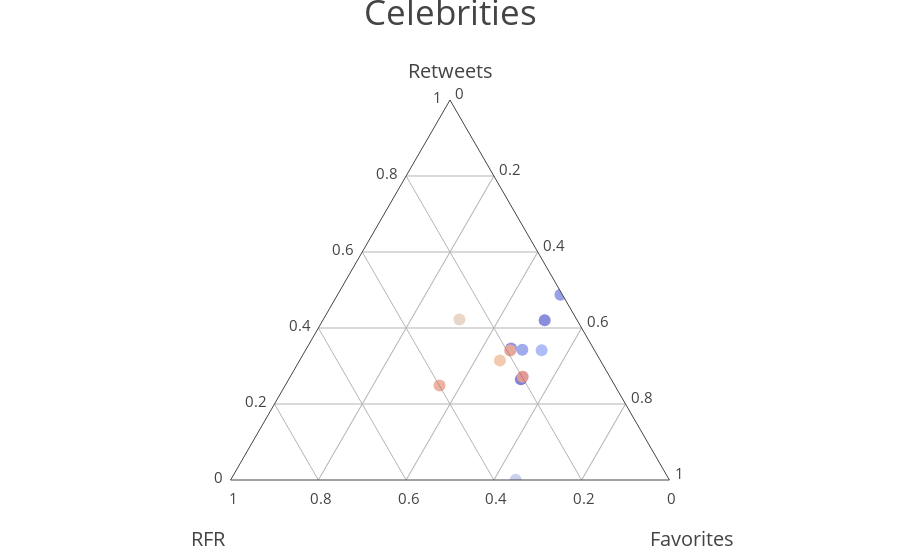

Notebook code cell kept with this figure:
### Code cell
tmp = normalized.groupby('screen_name').mean()
tmp['screen_name'] = tmp.index
tmp
ternary_plot(tmp)

### Figure 1 — Plotly figure (JSON) as saved in the notebook; plotly's stock layout.template omitted (floating-point values rounded to 4 significant figures)
{"data": [{"a": [0.3348, -0.1436, -0.2259, 0.914, -0.1951, 0.1517, -0.1056, -0.1168, -9.614e-05, -0.07225, 0.05887, -0.1251, -0.1615, -0.134, 0.1053, -0.0708, -0.2118, -0.1475, -0.01214, 0.005367], "b": [0.2602, -0.02536, -0.1227, 0.008622, -0.09307, 0.7642, -0.03719, -0.1071, -0.1014, -0.1046, -0.1054, -0.07917, 0.04146, -0.09767, -0.03216, -0.1136, -0.1195, -0.1076, 0.1453, -0.03736], "c": [0.6686, -0.1729, -0.3047, 0.9526, -0.2806, -0.2669, -0.1663, 0.1274, -0.1881, 0.01875, 0.2675, -0.0919, -0.2984, -0.1946, -0.07581, -0.1001, -0.29, -0.2875, 0.2209, 0.1898], "marker": {"autocolorscale": true, "color": [-1.623, -1.447, -1.271, -1.095, -0.9195, -0.7437, -0.5679, -0.3922, -0.2164, -0.04061, 0.1352, 0.3109, 0.4867, 0.6625, 0.8383, 1.014, 1.19, 1.366, 1.541, 1.717], "size": 12, "symbol": "o"}, "mode": "markers", "opacity": 0.5, "text": ["AnnaKendrick47", "Caitlyn_Jenner", "DrOz", "EmmaWatson", "GwynethPaltrow", "HereIsGina", "KevinSpacey", "KimKardashian", "LeoDiCaprio", "Oprah", "TheEllenShow", "TheRock", "_KrisJStewart", "charliesheen", "chelseahandler", "jimmyfallon", "lindsaylohan", "piersmorgan", "prattprattpratt", "tomhanks"], "type": "scatterternary"}], "layout": {"annotations": [{"font": {"size": 35}, "showarrow": false, "text": "Celebrities", "x": 0.5, "y": 1.3}], "ternary": {"aaxis": {"showgrid": true, "showline": true, "tickcolor": "rgba(0,0,0,0)", "tickfont": {"size": 15}, "ticklen": 5, "title": "Retweets", "titlefont": {"size": 20}}, "baxis": {"showgrid": true, "showline": true, "tickcolor": "rgba(0,0,0,0)", "tickfont": {"size": 15}, "ticklen": 5, "title": "<br>RFR", "titlefont": {"size": 20}}, "caxis": {"showgrid": true, "showline": true, "tickcolor": "rgba(0,0,0,0)", "tickfont": {"size": 15}, "ticklen": 5, "title": "<br>Favorites", "titlefont": {"size": 20}}, "sum": 1}}}
